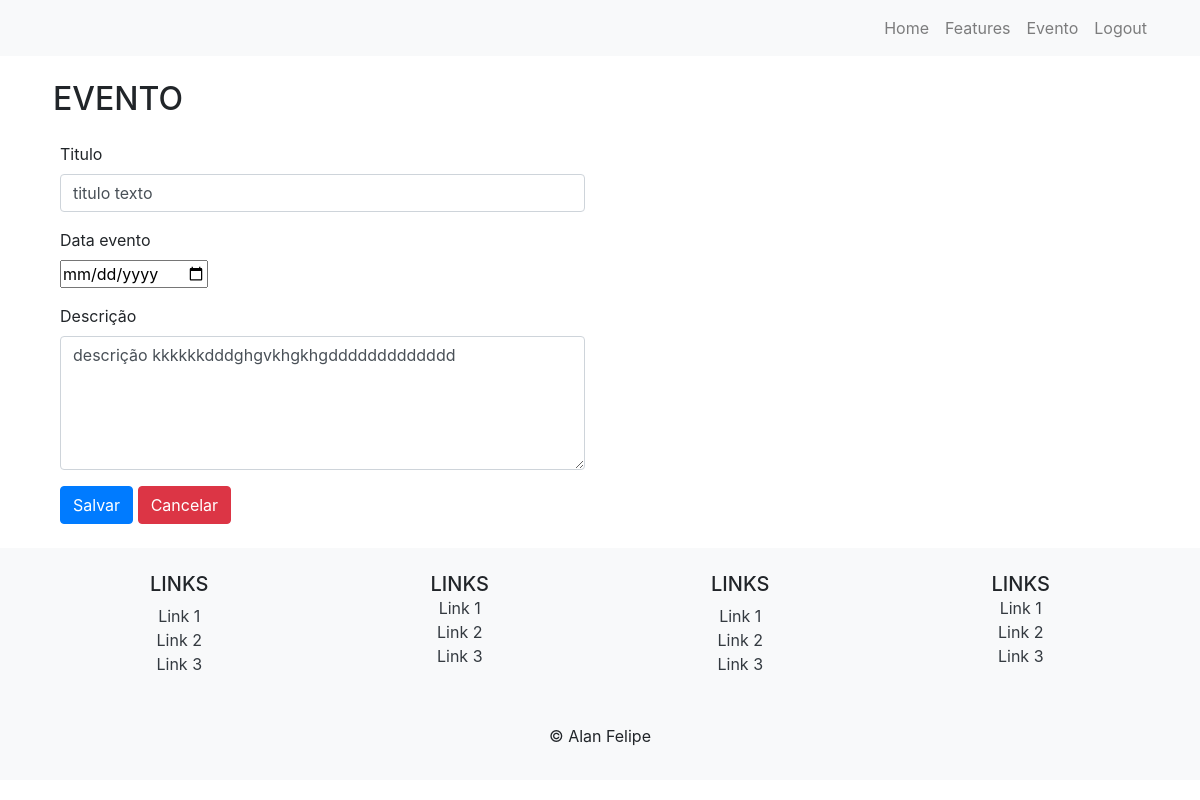
The app's page /agenda/evento/?id=20 (signed in) with its own data.
### polls/models.py (models this page shows, shortened)
class Evento(models.Model):
    titulo = models.CharField(max_length=100)
    descrição = models.TextField(blank=True, null=True)
    data_evento = models.DateField(verbose_name='Data do evento')
    data_criação = models.DateField(auto_now=True, verbose_name='Data da criação')
    hora_criacao = models.DateTimeField(auto_now=True, verbose_name='Hora')
    usuario = models.ForeignKey(User, on_delete=models.CASCADE)
    class Meta:
        db_table = 'evento'
    def get_data_input_evento(self):
        return self.data_evento.strftime('%d-%m-%y')

### polls/views.py (the view)
# urls.py: path('agenda/evento/', views.evento),
@login_required(login_url='/login/')
def evento(request):
    id_evento = request.GET.get('id')
    dados = {}
    if id_evento:
        dados['evento'] = Evento.objects.get(id=id_evento)
    return render(request, 'evento.html', dados)

### templates/evento.html (shortened to what this page needs)
{% extends "page.html" %}
{% block content %}
<h2 class="mb-4">Evento</h2>
<form class="col-sm-6" action="submit" method="POST"> {% csrf_token %}
    <div class="mb-3">
        <label for="formGroupExampleInput" class="form-label">Titulo</label>
        <input type="textContent" name="titulo" value="{{ evento.titulo }}" class="form-control" id="formGroupExampleInput" placeholder="">
    </div>
    <div class="mb-3">
        <label for="formGroupExampleInput2" class="form-label">Data evento</label><br>
        <input type="date" name="data_evento" value="{{ evento.get_data_input_evento }} class="form-control" id="formGroupExampleInput2" placeholder="">
    </div>
    <div class="mb-3">
        <label for="formGroupExampleInput2" class="form-label">Descrição</label>
        <textarea type="textarea" name="descrição" rows="5"  class="form-control" placeholder="Leave a comment here" id="floatingTextarea">{{ evento.descrição }}</textarea>
    </div>
    <button type="submit" class="btn btn-primary">Salvar</button>
    <a href="/" class="btn btn-danger">Cancelar</a>
</form>
{% endblock %}

### static/css/page.css (style rules this page uses)
body { font-family: "Consolas", sans-serif; height: 100vh; }
a { color: #92badd; display:inline-block; text-decoration: none; font-weight: 400; }
h2 { text-align: center; font-size: 16px; font-weight: 600; text-transform: uppercase; display:inline-block; margin: 40px 8px 10px 8px; color: #cccccc; }

### records on screen
Evento: titulo "titulo texto", descrição "descrição kkkkkkdddghgvkhgkhgddddddddddddd"
